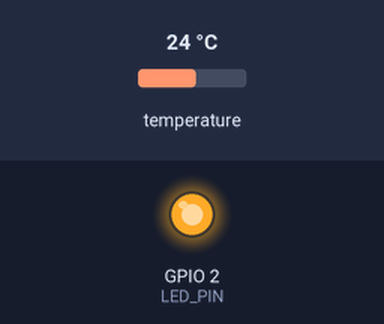
Bench run of a sketch on a simulated ESP32. Parts: output pins drawn as LEDs (lit = HIGH). The inputs (shaded band) are chosen by the test bench; at power-on: temperature 24 °C. WiFi joins after 1.5 s; servers stay silent unless stated; uploads are accepted with an empty reply; the local clock reads 2024-03-15 10:24:30 at power-on unless the sketch sets it; what the sketch prints to the serial monitor is not drawn.

Above: at 2.1 s.
At 4.2 s:
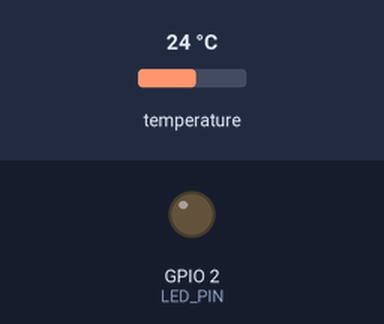
Timing chart, 0 to 5.7 s (numbered marks = the images above):
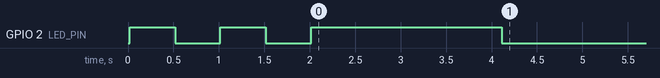

The sketch:

esp32_ds18b20.ino
```cpp
//Se importan las librerías necesarias.
#include <WiFi.h>
#include <HTTPClient.h>
#include <OneWire.h>
#include <DallasTemperature.h>
#include <time.h>

//Este código debe incluirse una única vez en la placa. Es decir, cuando se desea usar una placa nueva.
//Una vez cargado el código, no es necesario realizar cambios posteriores, aún si se cambian los sensores.

//Instrucciones:
// 1. Cambiar <Insertar Nombre de Red> por el nombre de red wifi. La red no puede ser 5G.
// 2. Cambiar <Insertar Contraseña> por la contraseña de la red wifi.
// 3. Cambiar <Insertar Identificador> por el identificador de la placa. Debería estar anotado en el dispositivo.

// Credenciales de WiFi
const char* ssid = "<Insertar Nombre de Red>"; //Nombre de red
const char* password = "<Insertar Contraseña>"; //Contraseña de Red

// Conexión con la API (No cambiar)
const char* endpoint = "https://tcu-629-api.azurewebsites.net/SensorsData/Temperature";
const char* subscriptionKey = "c5c9e01b-b707-406e-a99f-9b83f9924b98";

// Definir el identificador de la placa ESP32
const char* boardSerial = "<Insertar Identificador>"; //El identificador es único y debería estar escrito en el dispostivo.
//En caso de no estarlo, definirlo y escribirlo fisicamente en el dispositivo.

// Tiempos de espera entre lecturas
const int minutesOnSuccess = 5; //Indica la cantidad de minutos entre mediciones de temperatura
const int minutesOnFailure = 1; //Indica la cantidad de minutos de espera si la medición falla (antes de intentar la siguiente)
const int waitingTimeOnSuccess = minutesOnSuccess * 60000;
const int waitingTimeOnError = minutesOnFailure * 60000; //

// Definir a qué pin de la ESP32 está conectado el bus 1-Wire
#define ONE_WIRE_BUS 5 //PUede variar. Depende de la persona que arma el dispositivo y genera las conexiones.

// Pin del LED (LED integrado)
#define LED_PIN 2

// Crear una nueva instancia de la clase oneWire para comunicarse con cualquier dispositivo OneWire
OneWire oneWire(ONE_WIRE_BUS);

// Pasar la referencia oneWire a la librería DallasTemperature
DallasTemperature sensors(&oneWire);

// Función para conectarse al WiFi
void connectToWiFi() {
  WiFi.begin(ssid, password);
  int retries = 0;
  const int maxRetries = 20;

  // Parpadear el LED mientras se conecta
  while (WiFi.status() != WL_CONNECTED && retries < maxRetries) {
    digitalWrite(LED_PIN, HIGH);
    delay(500);
    digitalWrite(LED_PIN, LOW);
    delay(500);
    retries++;
  }

  if (WiFi.status() == WL_CONNECTED) {
    digitalWrite(LED_PIN, HIGH); // Encender el LED cuando se conecta
  } else {
    // Parpadear más rápido para indicar fallo
    for (int i = 0; i < 10; i++) {
      digitalWrite(LED_PIN, HIGH);
      delay(100);
      digitalWrite(LED_PIN, LOW);
      delay(100);
    }
  }
}

// Función para obtener la hora actual en el formato requerido
String getTimestamp() {
  time_t now;
  struct tm timeinfo;
  if (!getLocalTime(&timeinfo)) {
    Serial.println("No se pudo obtener la hora");
    return "";
  }
  char buf[50];
  strftime(buf, sizeof(buf), "%Y-%m-%dT%H:%M:%S.000Z", &timeinfo);
  return String(buf);
}

void setup() {
  // Iniciar la comunicación serial
  Serial.begin(9600);

  // Configurar el pin del LED como salida
  pinMode(LED_PIN, OUTPUT);

  // Iniciar la librería
  sensors.begin();

  // Conectarse al Wi-Fi
  connectToWiFi();

  // Configurar la hora
  configTime(0, 0, "pool.ntp.org", "time.nist.gov");
}

void loop() {
  // Verificar si aún está conectado al WiFi
  if (WiFi.status() != WL_CONNECTED) {
    connectToWiFi();
  }

  // Enviar el comando para que todos los dispositivos en el bus realicen una conversión de temperatura
  sensors.requestTemperatures();

  // Obtener la temperatura en grados Celsius para el índice del dispositivo
  float tempC = sensors.getTempCByIndex(0);

  // Obtener la dirección del sensor
  DeviceAddress sensorAddress;
  sensors.getAddress(sensorAddress, 0);

  // Convertir la dirección del sensor a texto
  String addressStr = "";
  for (uint8_t i = 0; i < 8; i++) {
    if (sensorAddress[i] < 16) addressStr += "0";
    addressStr += String(sensorAddress[i], HEX);
  }

  // Preparar la información que se envía a la API
  String timestamp = getTimestamp();
  String payload = "{\"boardSerial\": \"" + String(boardSerial) + "\", \"temperature\": " + String(tempC) + ", \"timestamp\": \"" + timestamp + "\", \"sensorAddress\": \"" + addressStr + "\"}";

  // Enviar los datos a la API
  if (WiFi.status() == WL_CONNECTED) {
    HTTPClient http;

    // Especificar el destino de la solicitud
    http.begin(endpoint);  // URL de tu API

    // Especificar los encabezados
    http.addHeader("Content-Type", "application/json");
    http.addHeader("Ocp-Apim-Subscription-Key", subscriptionKey);

    // Enviar la solicitud HTTP POST
    int httpResponseCode = http.POST(payload);
    Serial.println(payload);

    // Validar la respuesta
    if (httpResponseCode > 0) {
      // Verificar códigos de éxito
      if (httpResponseCode >= 200 && httpResponseCode < 300) {
        Serial.println("Datos enviados exitosamente");
        String response = http.getString();
        Serial.println(response);
        digitalWrite(LED_PIN, HIGH);  // Mantener el LED encendido para indicar éxito
        delay(1000);
        digitalWrite(LED_PIN, LOW);  // Parpadeo corto para indicar éxito
        delay(waitingTimeOnSuccess);
      } else {
        Serial.print("Código de error: ");
        Serial.println(httpResponseCode);
        String response = http.getString();
        Serial.println(response);
        digitalWrite(LED_PIN, HIGH);  // Parpadear para indicar error
        delay(100);
        digitalWrite(LED_PIN, LOW);
        delay(100);
        digitalWrite(LED_PIN, HIGH);
        delay(100);
        digitalWrite(LED_PIN, LOW);
        delay(waitingTimeOnError);
      }
    } else {
      Serial.print("No se pudo enviar la solicitud. Error: ");
      Serial.println(http.errorToString(httpResponseCode).c_str());
      digitalWrite(LED_PIN, HIGH);  // Parpadear para indicar fallo en la solicitud
      delay(100);
      digitalWrite(LED_PIN, LOW);
      delay(100);
      digitalWrite(LED_PIN, HIGH);
      delay(100);
      digitalWrite(LED_PIN, LOW);
      delay(waitingTimeOnError);
    }

    // Liberar recursos
    http.end();
  }
}
```

Measured:
- by itself, GPIO 2 (LED_PIN): goes LOW 0.50 s, HIGH 0.50 s, LOW 0.50 s, HIGH 2.1 s, then LOW
